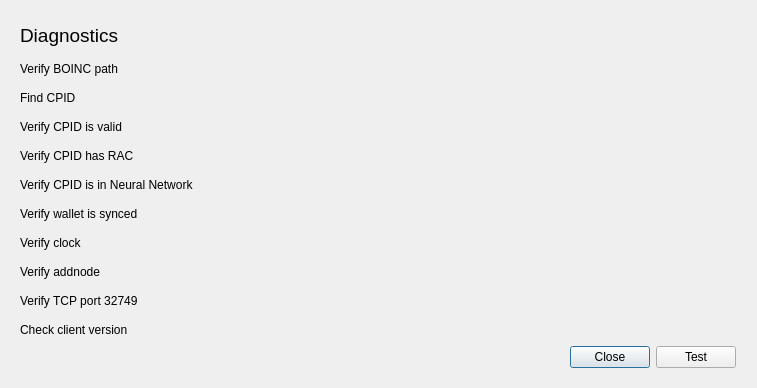
<?xml version="1.0" encoding="UTF-8"?>
<ui version="4.0">
 <class>DiagnosticsDialog</class>
 <widget class="QDialog" name="DiagnosticsDialog">
  <property name="geometry">
   <rect>
    <x>0</x>
    <y>0</y>
    <width>757</width>
    <height>388</height>
   </rect>
  </property>
  <property name="windowTitle">
   <string>Diagnostics</string>
  </property>
  <layout class="QVBoxLayout" name="verticalLayout_2">
   <property name="leftMargin">
    <number>20</number>
   </property>
   <property name="topMargin">
    <number>20</number>
   </property>
   <property name="rightMargin">
    <number>20</number>
   </property>
   <property name="bottomMargin">
    <number>20</number>
   </property>
   <item>
    <layout class="QGridLayout" name="gridLayout" rowminimumheight="30,20,20,20,20,20,20,20,20,20,20">
     <property name="sizeConstraint">
      <enum>QLayout::SetMinimumSize</enum>
     </property>
     <property name="leftMargin">
      <number>0</number>
     </property>
     <property name="topMargin">
      <number>0</number>
     </property>
     <property name="rightMargin">
      <number>0</number>
     </property>
     <property name="bottomMargin">
      <number>0</number>
     </property>
     <property name="horizontalSpacing">
      <number>0</number>
     </property>
     <property name="verticalSpacing">
      <number>8</number>
     </property>
     <item row="5" column="0">
      <widget class="QLabel" name="label_7">
       <property name="sizePolicy">
        <sizepolicy hsizetype="Fixed" vsizetype="Preferred">
         <horstretch>0</horstretch>
         <verstretch>0</verstretch>
        </sizepolicy>
       </property>
       <property name="minimumSize">
        <size>
         <width>240</width>
         <height>0</height>
        </size>
       </property>
       <property name="text">
        <string>Verify CPID is in Neural Network</string>
       </property>
      </widget>
     </item>
     <item row="3" column="1">
      <widget class="QLabel" name="varifyCPIDValidResultLbl">
       <property name="sizePolicy">
        <sizepolicy hsizetype="MinimumExpanding" vsizetype="Preferred">
         <horstretch>0</horstretch>
         <verstretch>0</verstretch>
        </sizepolicy>
       </property>
       <property name="minimumSize">
        <size>
         <width>200</width>
         <height>0</height>
        </size>
       </property>
       <property name="text">
        <string/>
       </property>
       <property name="wordWrap">
        <bool>true</bool>
       </property>
      </widget>
     </item>
     <item row="1" column="1">
      <widget class="QLabel" name="boincPathResultLbl">
       <property name="sizePolicy">
        <sizepolicy hsizetype="MinimumExpanding" vsizetype="Preferred">
         <horstretch>0</horstretch>
         <verstretch>0</verstretch>
        </sizepolicy>
       </property>
       <property name="minimumSize">
        <size>
         <width>200</width>
         <height>0</height>
        </size>
       </property>
       <property name="text">
        <string/>
       </property>
       <property name="wordWrap">
        <bool>true</bool>
       </property>
      </widget>
     </item>
     <item row="1" column="0">
      <widget class="QLabel" name="label_2">
       <property name="text">
        <string>Verify BOINC path</string>
       </property>
      </widget>
     </item>
     <item row="4" column="0">
      <widget class="QLabel" name="label_6">
       <property name="text">
        <string>Verify CPID has RAC</string>
       </property>
      </widget>
     </item>
     <item row="6" column="1">
      <widget class="QLabel" name="varifyWalletIsSyncedResultLbl">
       <property name="sizePolicy">
        <sizepolicy hsizetype="MinimumExpanding" vsizetype="Preferred">
         <horstretch>0</horstretch>
         <verstretch>0</verstretch>
        </sizepolicy>
       </property>
       <property name="minimumSize">
        <size>
         <width>200</width>
         <height>0</height>
        </size>
       </property>
       <property name="text">
        <string/>
       </property>
       <property name="wordWrap">
        <bool>true</bool>
       </property>
      </widget>
     </item>
     <item row="6" column="0">
      <widget class="QLabel" name="label_8">
       <property name="text">
        <string>Verify wallet is synced</string>
       </property>
      </widget>
     </item>
     <item row="3" column="0">
      <widget class="QLabel" name="label_5">
       <property name="text">
        <string>Verify CPID is valid</string>
       </property>
      </widget>
     </item>
     <item row="2" column="1">
      <widget class="QLabel" name="findCPIDReaultLbl">
       <property name="sizePolicy">
        <sizepolicy hsizetype="MinimumExpanding" vsizetype="Preferred">
         <horstretch>0</horstretch>
         <verstretch>0</verstretch>
        </sizepolicy>
       </property>
       <property name="minimumSize">
        <size>
         <width>200</width>
         <height>0</height>
        </size>
       </property>
       <property name="text">
        <string/>
       </property>
       <property name="wordWrap">
        <bool>true</bool>
       </property>
      </widget>
     </item>
     <item row="4" column="1">
      <widget class="QLabel" name="varifyCPIDHasRACResultLbl">
       <property name="sizePolicy">
        <sizepolicy hsizetype="MinimumExpanding" vsizetype="Preferred">
         <horstretch>0</horstretch>
         <verstretch>0</verstretch>
        </sizepolicy>
       </property>
       <property name="minimumSize">
        <size>
         <width>200</width>
         <height>0</height>
        </size>
       </property>
       <property name="text">
        <string/>
       </property>
       <property name="wordWrap">
        <bool>true</bool>
       </property>
      </widget>
     </item>
     <item row="2" column="0">
      <widget class="QLabel" name="label_4">
       <property name="text">
        <string>Find CPID</string>
       </property>
      </widget>
     </item>
     <item row="0" column="0">
      <widget class="QLabel" name="TestHeaderLbl">
       <property name="font">
        <font>
         <pointsize>14</pointsize>
        </font>
       </property>
       <property name="text">
        <string>Diagnostics</string>
       </property>
      </widget>
     </item>
     <item row="5" column="1">
      <widget class="QLabel" name="varifyCPIDIsInNNResultLbl">
       <property name="sizePolicy">
        <sizepolicy hsizetype="MinimumExpanding" vsizetype="Preferred">
         <horstretch>0</horstretch>
         <verstretch>0</verstretch>
        </sizepolicy>
       </property>
       <property name="minimumSize">
        <size>
         <width>200</width>
         <height>0</height>
        </size>
       </property>
       <property name="text">
        <string/>
       </property>
       <property name="wordWrap">
        <bool>true</bool>
       </property>
      </widget>
     </item>
     <item row="7" column="0">
      <widget class="QLabel" name="label_9">
       <property name="text">
        <string>Verify clock</string>
       </property>
      </widget>
     </item>
     <item row="7" column="1">
      <widget class="QLabel" name="varifyClkResultLbl">
       <property name="sizePolicy">
        <sizepolicy hsizetype="MinimumExpanding" vsizetype="Preferred">
         <horstretch>0</horstretch>
         <verstretch>0</verstretch>
        </sizepolicy>
       </property>
       <property name="minimumSize">
        <size>
         <width>200</width>
         <height>0</height>
        </size>
       </property>
       <property name="text">
        <string/>
       </property>
       <property name="wordWrap">
        <bool>true</bool>
       </property>
      </widget>
     </item>
     <item row="8" column="0">
      <widget class="QLabel" name="label_10">
       <property name="text">
        <string>Verify addnode</string>
       </property>
      </widget>
     </item>
     <item row="8" column="1">
      <widget class="QLabel" name="varifyAddnodeResultLbl">
       <property name="sizePolicy">
        <sizepolicy hsizetype="MinimumExpanding" vsizetype="Preferred">
         <horstretch>0</horstretch>
         <verstretch>0</verstretch>
        </sizepolicy>
       </property>
       <property name="minimumSize">
        <size>
         <width>200</width>
         <height>0</height>
        </size>
       </property>
       <property name="text">
        <string/>
       </property>
       <property name="wordWrap">
        <bool>true</bool>
       </property>
      </widget>
     </item>
     <item row="9" column="0">
      <widget class="QLabel" name="label_11">
       <property name="text">
        <string>Verify TCP port 32749</string>
       </property>
      </widget>
     </item>
     <item row="9" column="1">
      <widget class="QLabel" name="varifyTCPPortResultLbl">
       <property name="sizePolicy">
        <sizepolicy hsizetype="MinimumExpanding" vsizetype="Preferred">
         <horstretch>0</horstretch>
         <verstretch>0</verstretch>
        </sizepolicy>
       </property>
       <property name="minimumSize">
        <size>
         <width>200</width>
         <height>0</height>
        </size>
       </property>
       <property name="text">
        <string/>
       </property>
       <property name="wordWrap">
        <bool>true</bool>
       </property>
      </widget>
     </item>
     <item row="10" column="0">
      <widget class="QLabel" name="label">
       <property name="text">
        <string>Check client version</string>
       </property>
      </widget>
     </item>
     <item row="10" column="1">
      <widget class="QLabel" name="checkClientVersionResultLbl">
       <property name="sizePolicy">
        <sizepolicy hsizetype="MinimumExpanding" vsizetype="Preferred">
         <horstretch>0</horstretch>
         <verstretch>0</verstretch>
        </sizepolicy>
       </property>
       <property name="minimumSize">
        <size>
         <width>200</width>
         <height>0</height>
        </size>
       </property>
       <property name="text">
        <string/>
       </property>
      </widget>
     </item>
    </layout>
   </item>
   <item>
    <layout class="QHBoxLayout" name="horizontalLayout">
     <property name="leftMargin">
      <number>550</number>
     </property>
     <property name="rightMargin">
      <number>0</number>
     </property>
     <property name="bottomMargin">
      <number>0</number>
     </property>
     <item>
      <widget class="QPushButton" name="cancelBtn">
       <property name="sizePolicy">
        <sizepolicy hsizetype="Fixed" vsizetype="Fixed">
         <horstretch>0</horstretch>
         <verstretch>0</verstretch>
        </sizepolicy>
       </property>
       <property name="text">
        <string>Close</string>
       </property>
       <property name="default">
        <bool>false</bool>
       </property>
      </widget>
     </item>
     <item>
      <widget class="QPushButton" name="testBtn">
       <property name="sizePolicy">
        <sizepolicy hsizetype="Fixed" vsizetype="Fixed">
         <horstretch>0</horstretch>
         <verstretch>0</verstretch>
        </sizepolicy>
       </property>
       <property name="text">
        <string>Test</string>
       </property>
      </widget>
     </item>
    </layout>
   </item>
  </layout>
 </widget>
 <resources/>
 <connections>
  <connection>
   <sender>cancelBtn</sender>
   <signal>clicked()</signal>
   <receiver>DiagnosticsDialog</receiver>
   <slot>close()</slot>
   <hints>
    <hint type="sourcelabel">
     <x>411</x>
     <y>483</y>
    </hint>
    <hint type="destinationlabel">
     <x>300</x>
     <y>261</y>
    </hint>
   </hints>
  </connection>
 </connections>
</ui>
